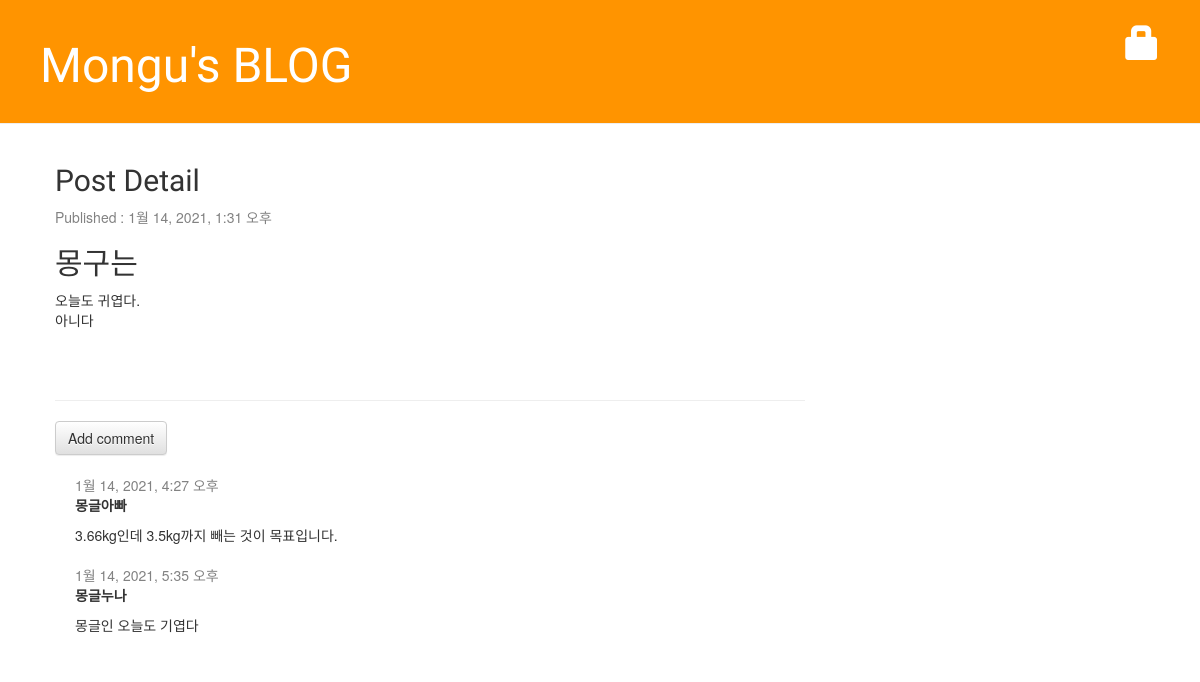
The page /post/6/ on the database as committed earlier.
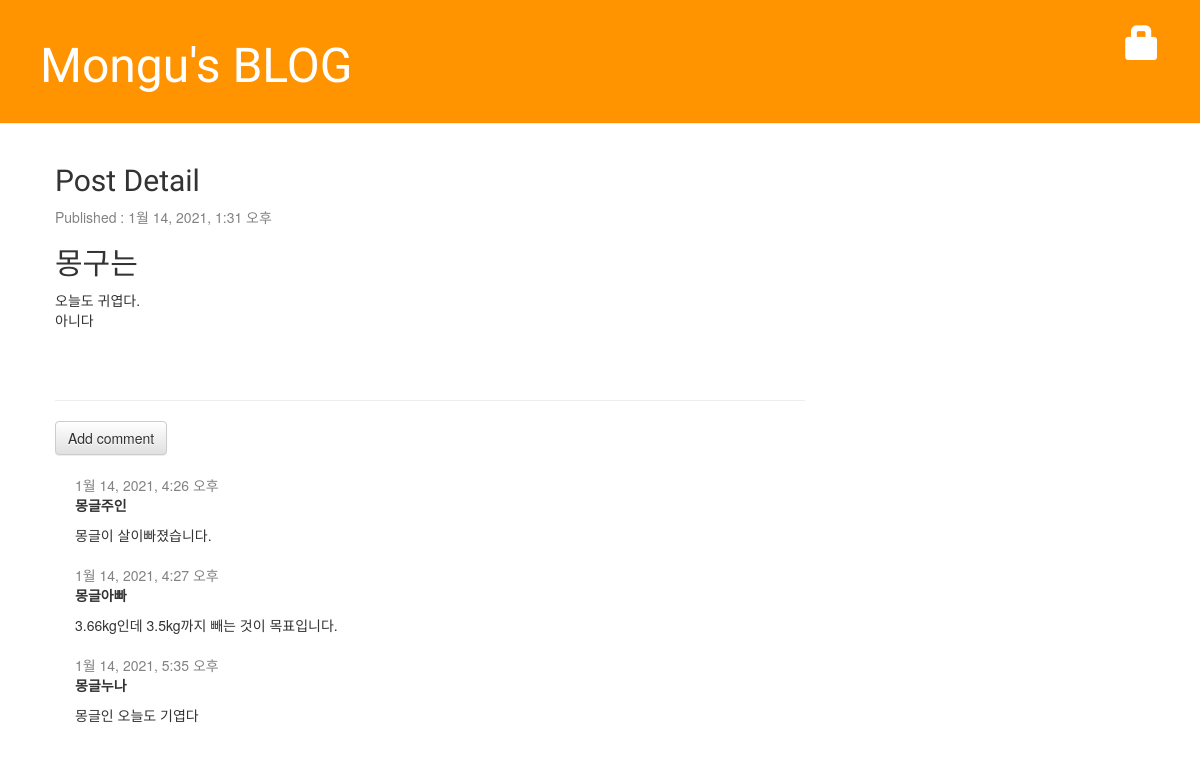
The same page on the database as committed later.
### blog/models.py (models this page shows, shortened)
class Comment(models.Model):
    post = models.ForeignKey('blog.Post', on_delete=models.CASCADE, related_name='comments')
    author = models.CharField(max_length=200)
    text = models.TextField()
    created_date = models.DateTimeField(default=timezone.now)
    approved_comment = models.BooleanField(default=False)

### blog/views.py (the view)
# urls.py: path('post/<int:pk>/', views.post_detail, name='post_detail'),
def post_detail(request, pk):
    post = get_object_or_404(Post, pk=pk)
    return render(request, 'blog/post_detail.html', {'post':post})

### blog/templates/blog/post_detail.html (shortened to what this page needs)
{% extends 'blog/base.html' %}
{% block content %}
    <div class="post">
        <h2>Post Detail</h2>
        {% if post.published_date %}
            <div class="date">
                <p>Published : {{post.published_date}}</p>
            </div>
        {% endif %}
        <h2>{{post.title}}</h2>
        <p>{{post.text|linebreaksbr}}</p>
    </div>
    <hr>
    <a class="btn btn-default" href="{% url 'add_comment_to_post' pk=post.pk %}">Add comment</a>
    {% for comment in post.comments.all %}
        {% if user.is_authenticated or comment.approved_comment %}
        <div class="comment">
            <div class="date">
                {{ comment.created_date }}
            </div>
            <strong>{{ comment.author }}</strong>
            <p>{{ comment.text|linebreaks }}</p>
        </div>
        {% endif %}
    {% empty %}
        <p>No comments here yet :(</p>
    {% endfor %}
{% endblock %}

Rows that differ between the two databases and show on the page:
now on this page (row edited): Comment: created_date "1월 14, 2021, 4:26 오후", author "몽글주인", text "몽글이 살이빠졌습니다."
